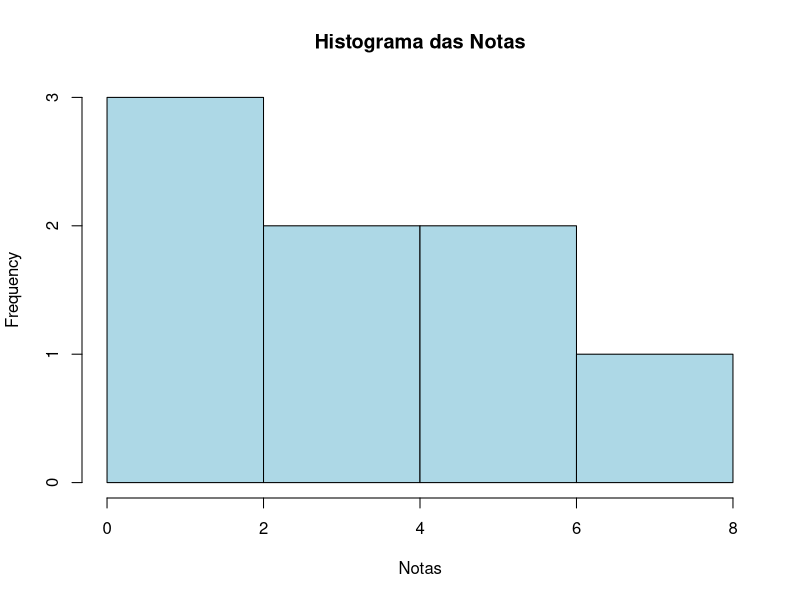
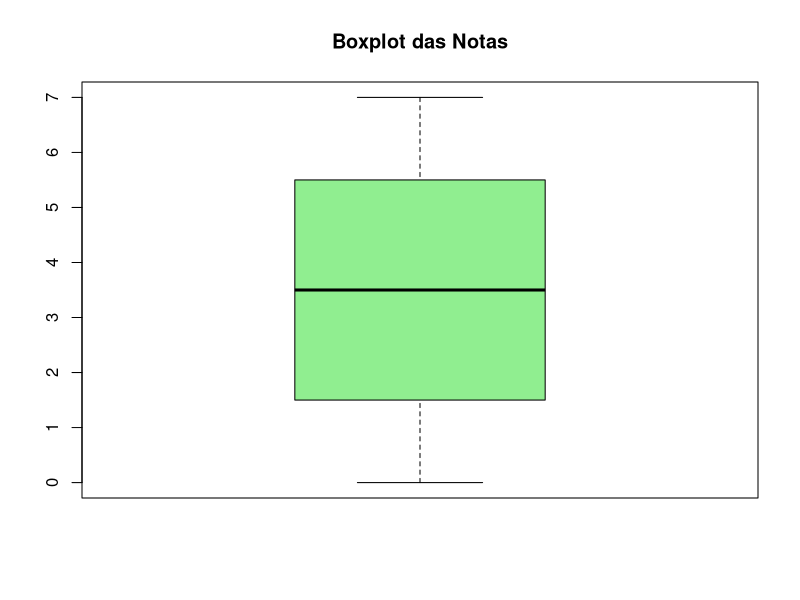

R code for these plots, in order:
# Testando o AED(Analise Exploratoria de Dados)
notas <- c(1,2,3,4,5,6,7,0)

mean(notas)     # média
median(notas)   # mediana

# Moda — função que vamos criar (pois R não tem por padrão)
table(notas)
# Moda:
subset(table(notas), table(notas) == max(table(notas)))

min(notas)      # valor mínimo
max(notas)      # valor máximo

quantile(notas) # mostra os quartis

var(notas)      # variância
sd(notas)       # desvio padrão


hist(notas, main = "Histograma das Notas", col = "lightblue", xlab = "Notas")
boxplot(notas, main = "Boxplot das Notas", col = "lightgreen")


